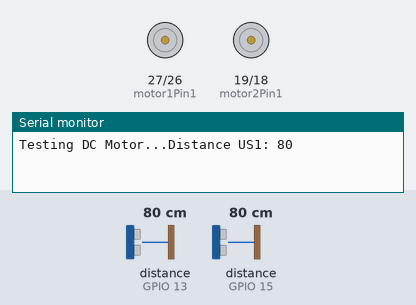
A sketch run on a simulated ESP32. Shown: motor-driver pin pairs drawn as motors (green arrow = first pin HIGH = forward, orange = second pin HIGH = backward, longer = more drive, scaled by the enable pin), the last lines printed to the serial monitor. Wiring (inferred from the names in the program): 2 × ultrasonic range finder: trigger GPIO 2, echo GPIO 15 / trigger GPIO 12, echo GPIO 13. Inputs (shaded band) come from the test bench; at power-on: distance to the obstacle (sensors on GPIO 13, GPIO 15) 80 cm. The echo pulse lasts 58.3 µs per cm.

Above: at 0.2 s.
At 1.47 s:
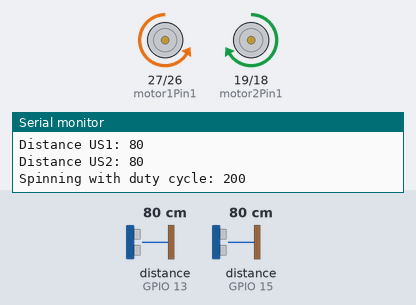
At 2.1 s:
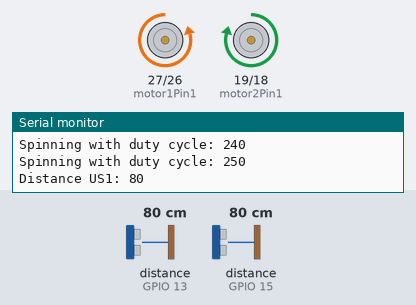
Timing chart, 0 to 3.0 s (numbered marks = the images above):
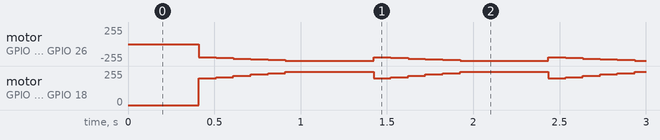

The sketch:

Standby_mode.ino
```cpp
// Motor A
int motor1Pin1 = 27;
int motor1Pin2 = 26;
int enable1Pin = 14;

// Motor B
int motor2Pin1 = 19;
int motor2Pin2 = 18;
int enable2Pin = 5;

// Setting LED pins
const int ledGreen = 21;  //const int means the value integer can't be changed in the program
const int ledRed = 22;
const int ledYellow = 23;

//ultrasonic sensor
const int trigPin1 = 12;
const int echoPin1 = 13;
const int trigPin2 = 2;
const int echoPin2 = 15;

// Setting PWM properties
const int freq = 30000;
const int pwm1Channel = 0;
const int pwm2Channel = 0;
const int resolution = 8;
int dutyCycle = 200;

// Setting Robot properties
int Attacking = 0;
int Evading = 0;

void setup() {
  // sets the pins as outputs:
  pinMode(motor1Pin1, OUTPUT);
  pinMode(motor1Pin2, OUTPUT);
  pinMode(enable1Pin, OUTPUT);
  pinMode(motor2Pin1, OUTPUT);
  pinMode(motor2Pin2, OUTPUT);
  pinMode(enable2Pin, OUTPUT);
  pinMode(trigPin1, OUTPUT);
  pinMode(trigPin2, OUTPUT);
  pinMode(echoPin1, INPUT);
  pinMode(echoPin2, INPUT);

  // configure LED PWM functionalitites
  ledcSetup(pwm1Channel, freq, resolution);

  // attach the channel to the GPIO to be controlled
  ledcAttachPin(enable1Pin, pwm1Channel);

  // configure LED PWM functionalitites
  ledcSetup(pwm1Channel, freq, resolution);

  // attach the channel to the GPIO to be controlled
  ledcAttachPin(enable2Pin, pwm2Channel);

  Serial.begin(115200);
  // testing
  Serial.print("Testing DC Motor...");
  //turn 45 deg
  //  Serial.println("Initial: Turn Right");
  //  digitalWrite(motor1Pin1, LOW);
  //  digitalWrite(motor1Pin2, HIGH);
  //  digitalWrite(motor2Pin1, HIGH);
  //  digitalWrite(motor2Pin2, LOW);
  //  delay(1000);

  //move forward
  // Serial.println("Move Forward");
  // digitalWrite(motor1Pin1, LOW);
  // digitalWrite(motor1Pin2, HIGH);
  // digitalWrite(motor2Pin1, LOW);
  // digitalWrite(motor2Pin2, HIGH);
  // delay(1000);
}

void loop() {
  long duration1, distance1;
  digitalWrite(trigPin1, LOW);
  delayMicroseconds(2);
  digitalWrite(trigPin1, HIGH);
  delayMicroseconds(10);
  digitalWrite(trigPin1, LOW);
  duration1 = pulseIn(echoPin1, HIGH);
  distance1 = (duration1 / 2) / 29.1;
  Serial.print("Distance US1: ");
  Serial.println(distance1);
  delay(200);

  long duration2, distance2;
  digitalWrite(trigPin2, LOW);
  delayMicroseconds(2);
  digitalWrite(trigPin2, HIGH);
  delayMicroseconds(10);
  digitalWrite(trigPin2, LOW);
  duration2 = pulseIn(echoPin2, HIGH);
  distance2 = (duration2 / 2) / 29.1;
  Serial.print("Distance US2: ");
  Serial.println(distance2);
  delay(200);

  if (distance1 <= 30 && distance2 <= 30) {
    Serial.println("Pause");
    digitalWrite(motor1Pin1, LOW);
    digitalWrite(motor1Pin2, LOW);
    digitalWrite(motor2Pin1, LOW);
    digitalWrite(motor2Pin2, LOW);
    delay(500);
  } else {
    //Serial.println("Spinning");
    digitalWrite(motor1Pin1, LOW);
    digitalWrite(motor1Pin2, HIGH);
    digitalWrite(motor2Pin1, HIGH);
    digitalWrite(motor2Pin2, LOW);
    //delay(500);
    while (dutyCycle <= 255) {
      ledcWrite(pwm1Channel, dutyCycle);
      ledcWrite(pwm2Channel, dutyCycle);
      Serial.print("Spinning with duty cycle: ");
      Serial.println(dutyCycle);
      dutyCycle = dutyCycle + 10;
      delay(100);
    }
    dutyCycle = 200;
  }
  Attacking == 0;
  Evading == 0;
}
```

Measured:
- by itself, motor on GPIO 19 (motor2Pin1) / GPIO 18 (motor2Pin2): repeats every 1.0 s: forward 209/255 0.10 s, forward 219/255 0.10 s, forward 229/255 0.10 s, forward 239/255 0.10 s, forward 249/255 0.51 s, forward 199/255 0.10 s
- by itself, motor on GPIO 27 (motor1Pin1) / GPIO 26 (motor1Pin2): repeats every 1.0 s: backward 209/255 0.10 s, backward 219/255 0.10 s, backward 229/255 0.10 s, backward 239/255 0.10 s, backward 249/255 0.51 s, backward 199/255 0.10 s
